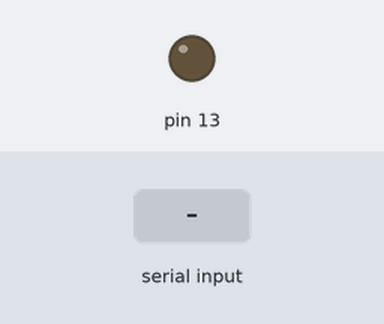
Bench run of a sketch on a simulated Arduino Uno, built with avr-gcc and run on an emulated ATmega328P. Parts: output pins drawn as LEDs (lit = HIGH). The test bench sets the inputs (shaded band).

Above: at 1.2 s.
1.3 s: "A" received over Serial
At 2.5 s:
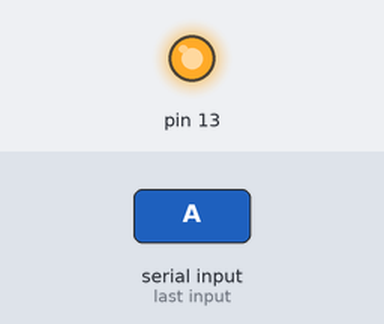
2.8 s: "B" received over Serial
At 3.8 s:
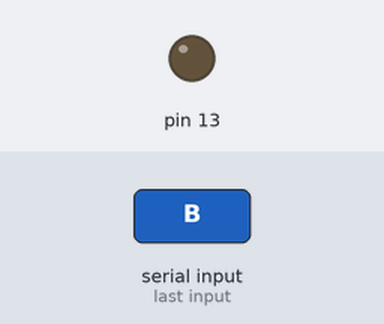
Timing chart, 0 to 5.8 s (numbered marks = the images above; inputs shaded):
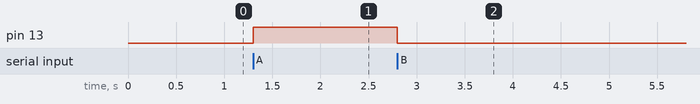

The sketch:

Test_Serial.ino
```cpp
void setup() {
  // put your setup code here, to run once:
Serial.begin(9600);
pinMode(13,OUTPUT);
}

void loop() {
  // put your main code here, to run repeatedly:
  if  (Serial.available()>0){
  char data= Serial.read();

  if (data=='A')
    {
      digitalWrite(13,1);
    }
   if (data=='B')
    {

      digitalWrite(13,0);
    }


  }
}
```

Measured:
- after the input at 1.3 s, pin 13: LOW → HIGH at once
- after the input at 2.8 s, pin 13: HIGH → LOW at once
